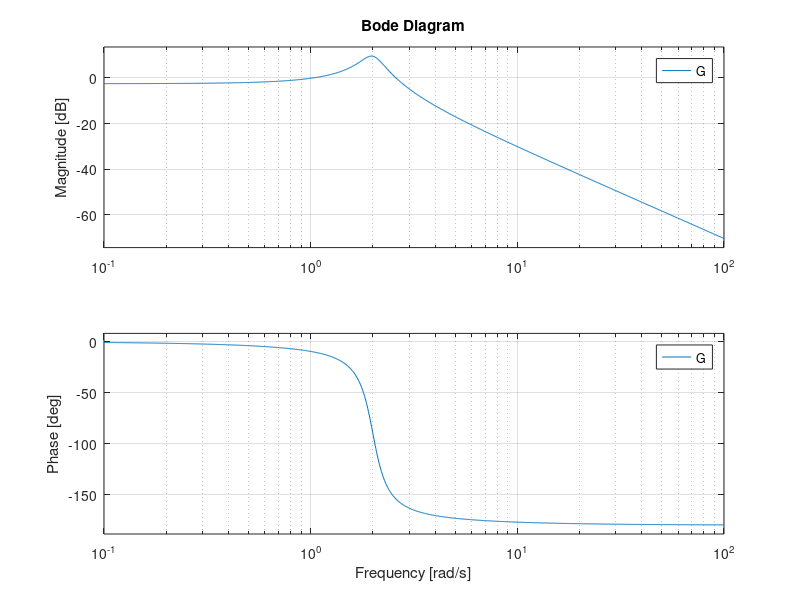

Reproduce this figure in MATLAB.
clear
clc
close all

% %the solutions is completely different from the samples, should be careful
% %to use this version
% 
% %step 1: Generate a list of desired frequencies
% w = logspace(-1,2,300);%starts at 10^-1 = 0.1, ends at 10^2 = 100 rad/s
% 
% %step 2: Compute amplification and phase shift at each frequency
% alpha = (12-3.*w.^2)./(16-(31/4)*w.^2 + w.^4);%re([G(jw)])
% beta = ((-3/2).*w)./(16-(31/4)*w.^2 + w./4); %im([G(jw)])
% 
% magGjw = (alpha.^2 + beta.^2).^(1/2);%-->linear amplification factor
% angleGjw = atan2(beta, alpha); %phase(rad)
% 
% %Step 3: Convert amplification to dB
% magGjw_dB = 20*log10(magGjw);
% angleGjw_deg = rad2deg(angleGjw);
% 
% %Step 4: Plot on a log10 x-axis
% figure
% subplot(2,1,1)
% semilogx(w,magGjw_dB)
% grid on
% ylabel('Magnitude (dB)')
% title('Manually creating a bode plot')
% 
% subplot(2,1,2)
% semilogx(w,angleGjw_deg)
% grid on
% ylabel('Phase (deg)')
% xlabel('\omega(rad/s)')

%%Use  Matlabe's built in function'bode' (This version works for now, use this one)
%Create a transfer function object of the system
%                    3
%   G(s) = -----------------------
%             s^2 +(1/2)*s + 4
num = [3];
den = [1 (1/2) 4];

G = tf(num,den);
%Use bode' command to generate the plot
figure
bode(G)
grid on